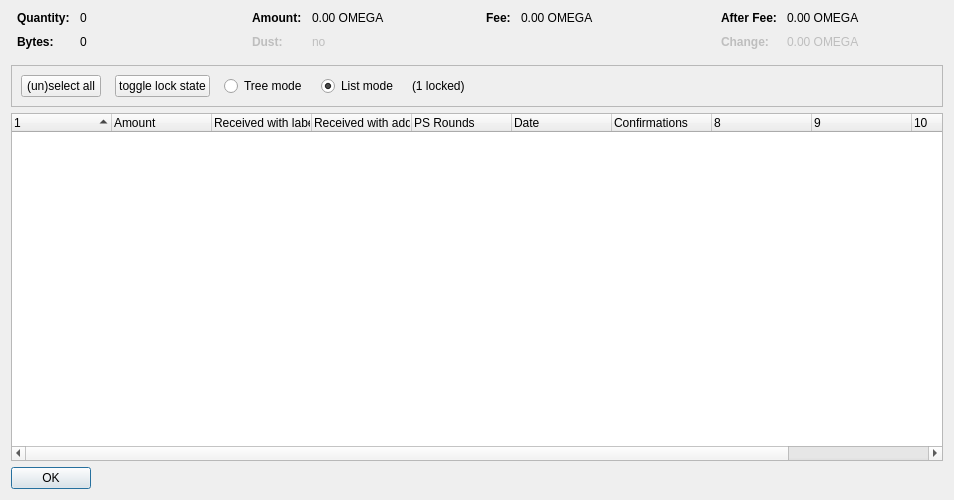
<?xml version="1.0" encoding="UTF-8"?>
<ui version="4.0">
 <class>CoinControlDialog</class>
 <widget class="QDialog" name="CoinControlDialog">
  <property name="geometry">
   <rect>
    <x>0</x>
    <y>0</y>
    <width>954</width>
    <height>500</height>
   </rect>
  </property>
  <property name="windowTitle">
   <string>Coin Selection</string>
  </property>
  <layout class="QVBoxLayout" name="verticalLayout">
   <item>
    <layout class="QHBoxLayout" name="horizontalLayoutTop" stretch="0,0,0,0">
     <property name="topMargin">
      <number>0</number>
     </property>
     <property name="bottomMargin">
      <number>10</number>
     </property>
     <item>
      <layout class="QFormLayout" name="formLayoutCoinControl1">
       <property name="horizontalSpacing">
        <number>10</number>
       </property>
       <property name="verticalSpacing">
        <number>10</number>
       </property>
       <property name="leftMargin">
        <number>6</number>
       </property>
       <property name="rightMargin">
        <number>6</number>
       </property>
       <item row="0" column="0">
        <widget class="QLabel" name="labelCoinControlQuantityText">
         <property name="font">
          <font>
           <weight>75</weight>
           <bold>true</bold>
          </font>
         </property>
         <property name="text">
          <string>Quantity:</string>
         </property>
        </widget>
       </item>
       <item row="0" column="1">
        <widget class="QLabel" name="labelCoinControlQuantity">
         <property name="cursor">
          <cursorShape>IBeamCursor</cursorShape>
         </property>
         <property name="contextMenuPolicy">
          <enum>Qt::ActionsContextMenu</enum>
         </property>
         <property name="text">
          <string notr="true">0</string>
         </property>
         <property name="textInteractionFlags">
          <set>Qt::LinksAccessibleByMouse|Qt::TextSelectableByKeyboard|Qt::TextSelectableByMouse</set>
         </property>
        </widget>
       </item>
       <item row="1" column="0">
        <widget class="QLabel" name="labelCoinControlBytesText">
         <property name="font">
          <font>
           <weight>75</weight>
           <bold>true</bold>
          </font>
         </property>
         <property name="text">
          <string>Bytes:</string>
         </property>
        </widget>
       </item>
       <item row="1" column="1">
        <widget class="QLabel" name="labelCoinControlBytes">
         <property name="cursor">
          <cursorShape>IBeamCursor</cursorShape>
         </property>
         <property name="contextMenuPolicy">
          <enum>Qt::ActionsContextMenu</enum>
         </property>
         <property name="text">
          <string notr="true">0</string>
         </property>
         <property name="textInteractionFlags">
          <set>Qt::LinksAccessibleByMouse|Qt::TextSelectableByKeyboard|Qt::TextSelectableByMouse</set>
         </property>
        </widget>
       </item>
      </layout>
     </item>
     <item>
      <layout class="QFormLayout" name="formLayoutCoinControl2">
       <property name="horizontalSpacing">
        <number>10</number>
       </property>
       <property name="verticalSpacing">
        <number>10</number>
       </property>
       <property name="leftMargin">
        <number>6</number>
       </property>
       <property name="rightMargin">
        <number>6</number>
       </property>
       <item row="0" column="0">
        <widget class="QLabel" name="labelCoinControlAmountText">
         <property name="font">
          <font>
           <weight>75</weight>
           <bold>true</bold>
          </font>
         </property>
         <property name="text">
          <string>Amount:</string>
         </property>
        </widget>
       </item>
       <item row="0" column="1">
        <widget class="QLabel" name="labelCoinControlAmount">
         <property name="cursor">
          <cursorShape>IBeamCursor</cursorShape>
         </property>
         <property name="contextMenuPolicy">
          <enum>Qt::ActionsContextMenu</enum>
         </property>
         <property name="text">
          <string notr="true">0.00 OMEGA</string>
         </property>
         <property name="textInteractionFlags">
          <set>Qt::LinksAccessibleByMouse|Qt::TextSelectableByKeyboard|Qt::TextSelectableByMouse</set>
         </property>
        </widget>
       </item>
       <item row="1" column="0">
        <widget class="QLabel" name="labelCoinControlLowOutputText">
         <property name="enabled">
          <bool>false</bool>
         </property>
         <property name="font">
          <font>
           <weight>75</weight>
           <bold>true</bold>
          </font>
         </property>
         <property name="text">
          <string>Dust:</string>
         </property>
        </widget>
       </item>
       <item row="1" column="1">
        <widget class="QLabel" name="labelCoinControlLowOutput">
         <property name="enabled">
          <bool>false</bool>
         </property>
         <property name="cursor">
          <cursorShape>IBeamCursor</cursorShape>
         </property>
         <property name="contextMenuPolicy">
          <enum>Qt::ActionsContextMenu</enum>
         </property>
         <property name="text">
          <string notr="true">no</string>
         </property>
         <property name="textInteractionFlags">
          <set>Qt::LinksAccessibleByMouse|Qt::TextSelectableByKeyboard|Qt::TextSelectableByMouse</set>
         </property>
        </widget>
       </item>
      </layout>
     </item>
     <item>
      <layout class="QFormLayout" name="formLayoutCoinControl3">
       <property name="horizontalSpacing">
        <number>10</number>
       </property>
       <property name="verticalSpacing">
        <number>10</number>
       </property>
       <property name="leftMargin">
        <number>6</number>
       </property>
       <property name="rightMargin">
        <number>6</number>
       </property>
       <item row="0" column="0">
        <widget class="QLabel" name="labelCoinControlFeeText">
         <property name="font">
          <font>
           <weight>75</weight>
           <bold>true</bold>
          </font>
         </property>
         <property name="text">
          <string>Fee:</string>
         </property>
        </widget>
       </item>
       <item row="0" column="1">
        <widget class="QLabel" name="labelCoinControlFee">
         <property name="cursor">
          <cursorShape>IBeamCursor</cursorShape>
         </property>
         <property name="contextMenuPolicy">
          <enum>Qt::ActionsContextMenu</enum>
         </property>
         <property name="text">
          <string notr="true">0.00 OMEGA</string>
         </property>
         <property name="textInteractionFlags">
          <set>Qt::LinksAccessibleByMouse|Qt::TextSelectableByKeyboard|Qt::TextSelectableByMouse</set>
         </property>
        </widget>
       </item>
      </layout>
     </item>
     <item>
      <layout class="QFormLayout" name="formLayoutCoinControl4">
       <property name="horizontalSpacing">
        <number>10</number>
       </property>
       <property name="verticalSpacing">
        <number>10</number>
       </property>
       <property name="leftMargin">
        <number>6</number>
       </property>
       <property name="rightMargin">
        <number>6</number>
       </property>
       <item row="0" column="0">
        <widget class="QLabel" name="labelCoinControlAfterFeeText">
         <property name="font">
          <font>
           <weight>75</weight>
           <bold>true</bold>
          </font>
         </property>
         <property name="text">
          <string>After Fee:</string>
         </property>
        </widget>
       </item>
       <item row="0" column="1">
        <widget class="QLabel" name="labelCoinControlAfterFee">
         <property name="cursor">
          <cursorShape>IBeamCursor</cursorShape>
         </property>
         <property name="contextMenuPolicy">
          <enum>Qt::ActionsContextMenu</enum>
         </property>
         <property name="text">
          <string notr="true">0.00 OMEGA</string>
         </property>
         <property name="textInteractionFlags">
          <set>Qt::LinksAccessibleByMouse|Qt::TextSelectableByKeyboard|Qt::TextSelectableByMouse</set>
         </property>
        </widget>
       </item>
       <item row="1" column="0">
        <widget class="QLabel" name="labelCoinControlChangeText">
         <property name="enabled">
          <bool>false</bool>
         </property>
         <property name="font">
          <font>
           <weight>75</weight>
           <bold>true</bold>
          </font>
         </property>
         <property name="text">
          <string>Change:</string>
         </property>
        </widget>
       </item>
       <item row="1" column="1">
        <widget class="QLabel" name="labelCoinControlChange">
         <property name="enabled">
          <bool>false</bool>
         </property>
         <property name="cursor">
          <cursorShape>IBeamCursor</cursorShape>
         </property>
         <property name="contextMenuPolicy">
          <enum>Qt::ActionsContextMenu</enum>
         </property>
         <property name="text">
          <string notr="true">0.00 OMEGA</string>
         </property>
         <property name="textInteractionFlags">
          <set>Qt::LinksAccessibleByMouse|Qt::TextSelectableByKeyboard|Qt::TextSelectableByMouse</set>
         </property>
        </widget>
       </item>
      </layout>
     </item>
    </layout>
   </item>
   <item>
    <widget class="QFrame" name="frame">
     <property name="minimumSize">
      <size>
       <width>0</width>
       <height>40</height>
      </size>
     </property>
     <property name="frameShape">
      <enum>QFrame::StyledPanel</enum>
     </property>
     <property name="frameShadow">
      <enum>QFrame::Sunken</enum>
     </property>
     <layout class="QHBoxLayout" name="horizontalLayout">
      <item>
       <layout class="QHBoxLayout" name="horizontalLayoutPanel" stretch="0,0,0,0,0,0">
        <property name="spacing">
         <number>14</number>
        </property>
        <item>
         <widget class="QPushButton" name="pushButtonSelectAll">
          <property name="sizePolicy">
           <sizepolicy hsizetype="Maximum" vsizetype="Fixed">
            <horstretch>0</horstretch>
            <verstretch>0</verstretch>
           </sizepolicy>
          </property>
          <property name="text">
           <string>(un)select all</string>
          </property>
          <property name="autoDefault">
           <bool>false</bool>
          </property>
         </widget>
        </item>
        <item>
         <widget class="QPushButton" name="pushButtonToggleLock">
          <property name="sizePolicy">
           <sizepolicy hsizetype="Maximum" vsizetype="Fixed">
            <horstretch>0</horstretch>
            <verstretch>0</verstretch>
           </sizepolicy>
          </property>
          <property name="text">
           <string>toggle lock state</string>
          </property>
          <property name="autoDefault">
           <bool>false</bool>
          </property>
         </widget>
        </item>
        <item>
         <widget class="QRadioButton" name="radioTreeMode">
          <property name="sizePolicy">
           <sizepolicy hsizetype="Maximum" vsizetype="Fixed">
            <horstretch>0</horstretch>
            <verstretch>0</verstretch>
           </sizepolicy>
          </property>
          <property name="text">
           <string>Tree mode</string>
          </property>
         </widget>
        </item>
        <item>
         <widget class="QRadioButton" name="radioListMode">
          <property name="sizePolicy">
           <sizepolicy hsizetype="Maximum" vsizetype="Fixed">
            <horstretch>0</horstretch>
            <verstretch>0</verstretch>
           </sizepolicy>
          </property>
          <property name="text">
           <string>List mode</string>
          </property>
          <property name="checked">
           <bool>true</bool>
          </property>
         </widget>
        </item>
        <item>
         <widget class="QLabel" name="labelLocked">
          <property name="text">
           <string>(1 locked)</string>
          </property>
         </widget>
        </item>
        <item>
         <spacer name="horizontalSpacer">
          <property name="orientation">
           <enum>Qt::Horizontal</enum>
          </property>
          <property name="sizeHint" stdset="0">
           <size>
            <width>40</width>
            <height>20</height>
           </size>
          </property>
         </spacer>
        </item>
       </layout>
      </item>
     </layout>
    </widget>
   </item>
   <item>
    <widget class="CoinControlTreeWidget" name="treeWidget">
     <property name="contextMenuPolicy">
      <enum>Qt::CustomContextMenu</enum>
     </property>
     <property name="sortingEnabled">
      <bool>false</bool>
     </property>
     <property name="columnCount">
      <number>11</number>
     </property>
     <attribute name="headerShowSortIndicator" stdset="0">
      <bool>true</bool>
     </attribute>
     <attribute name="headerStretchLastSection">
      <bool>false</bool>
     </attribute>
     <column>
      <property name="text">
       <string/>
      </property>
     </column>
     <column>
      <property name="text">
       <string>Amount</string>
      </property>
     </column>
     <column>
      <property name="text">
       <string>Received with label</string>
      </property>
     </column>
     <column>
      <property name="text">
       <string>Received with address</string>
      </property>
     </column>
     <column>
      <property name="text">
       <string>PS Rounds</string>
      </property>
     </column>
     <column>
      <property name="text">
       <string>Date</string>
      </property>
     </column>
     <column>
      <property name="text">
       <string>Confirmations</string>
      </property>
      <property name="toolTip">
       <string>Confirmed</string>
      </property>
     </column>
     <column>
      <property name="text">
       <string/>
      </property>
     </column>
     <column>
      <property name="text">
       <string/>
      </property>
     </column>
     <column>
      <property name="text">
       <string/>
      </property>
     </column>
     <column>
      <property name="text">
       <string/>
      </property>
     </column>
    </widget>
   </item>
   <item>
    <widget class="QDialogButtonBox" name="buttonBox">
     <property name="sizePolicy">
      <sizepolicy hsizetype="Maximum" vsizetype="Fixed">
       <horstretch>0</horstretch>
       <verstretch>0</verstretch>
      </sizepolicy>
     </property>
     <property name="orientation">
      <enum>Qt::Horizontal</enum>
     </property>
     <property name="standardButtons">
      <set>QDialogButtonBox::Ok</set>
     </property>
    </widget>
   </item>
  </layout>
 </widget>
 <customwidgets>
  <customwidget>
   <class>CoinControlTreeWidget</class>
   <extends>QTreeWidget</extends>
   <header>coincontroltreewidget.h</header>
  </customwidget>
 </customwidgets>
 <resources/>
 <connections/>
</ui>
